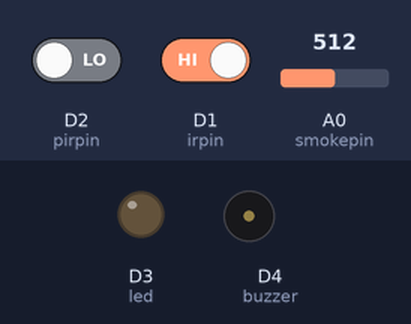
The sketch below on a simulated ESP8266 (NodeMCU). Shown: output pins drawn as LEDs (lit = HIGH), buzzer (waves = sounding, pin HIGH). Inputs (shaded band) come from the test bench; at power-on: D2 (pirpin) LOW, D1 (irpin) HIGH, A0 (smokepin) = 512. WiFi joins after 1.5 s; servers stay silent unless stated; what the sketch prints to the serial monitor is not drawn.

Above: at 3.0 s.
3.1 s: D2 (pirpin) driven HIGH
At 3.6 s:
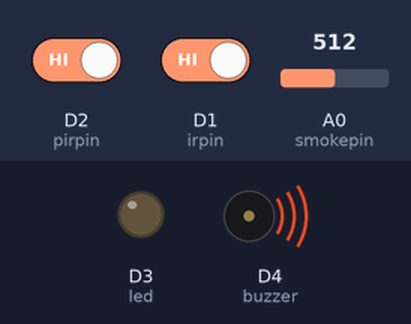
4.6 s: D1 (irpin) driven LOW
At 5.8 s:
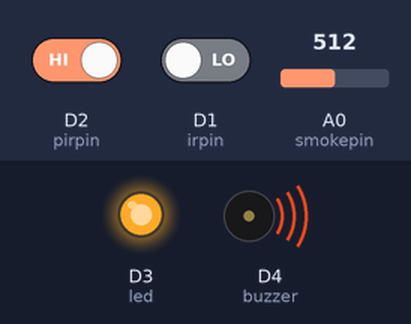
6.1 s: D2 (pirpin) driven LOW and D1 (irpin) driven HIGH
At 7.1 s:
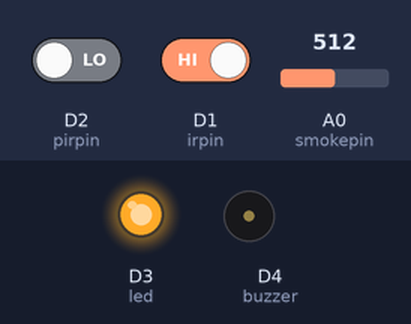
Timing chart, 0 to 9.1 s (numbered marks = the images above; inputs shaded):
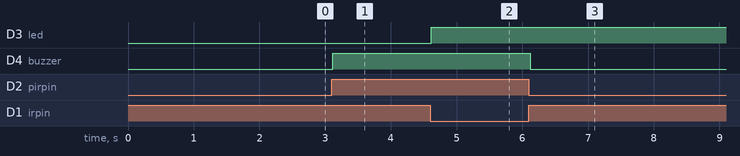

Measured:
- after the input at 3.1 s, D4 (buzzer): LOW → HIGH at once
- after the input at 4.6 s, D3 (led): LOW → HIGH at once
- after the input at 6.1 s, D4 (buzzer): HIGH → LOW at once

The sketch:

Home_automation.ino
```cpp
#define BLYNK_PRINT Serial

#include <ESP8266WiFi.h>
#include <BlynkSimpleEsp8266.h>

char auth[] = "GG3HJaiOcF6LPVyt_Y8xIcMY7CGRJiHf";

char ssid[] = "AndroidAP";
char pass[] = "theju1999";

int irpin = D1;
int pirpin = D2;
int smokepin = A0;
int led = D3;
int buzzer = D4;
int s;

void setup()
{
  Serial.begin(9600);
  Serial.println("connecting");
  Blynk.begin(auth, ssid, pass);
  Serial.println("Auth");
  pinMode(irpin, INPUT);
  pinMode(pirpin, INPUT);
  pinMode(smokepin, INPUT);

  pinMode(led, OUTPUT);
  pinMode(buzzer, OUTPUT);
  Serial.println("connected");
  Blynk.notify("Connected");
}


BLYNK_WRITE(V2)
{
  s = param.asInt();
}

void loop()
{
  Blynk.run();

  int ir = digitalRead(irpin);
  int pir = digitalRead(pirpin);
  int smoke = analogRead(smokepin);
  Blynk.virtualWrite(V3, pir);
  Blynk.virtualWrite(V4, smoke);

  Serial.println(ir);
  Serial.println(pir);
  Serial.println(smoke);

  if (ir == LOW)
  {
    Blynk.virtualWrite(V0, "PRESENT");
    digitalWrite(led, HIGH);
    if (s == HIGH)
    {
      if (pir == HIGH)
      {
        Blynk.notify("Intruder");
        digitalWrite(buzzer, HIGH);
      }
      else if (pir == LOW)
      {
        digitalWrite(buzzer, LOW);
      }
    }
    else
    {

    }

    if (smoke <=  200)
    {
      Blynk.virtualWrite(V1, "smoke detected");
    }
    else
    {
      Blynk.virtualWrite(V1, " ");
    }
  }
  else if (ir == HIGH)
  {
    Blynk.virtualWrite(V0, "ABSENT");

    if (pir == HIGH)
    {
      Blynk.notify("Intruder");
      digitalWrite(buzzer, HIGH);
    }
    else if (pir == LOW)
    {
      digitalWrite(buzzer, LOW);
    }

    if (smoke <= 200)
    {
      Blynk.virtualWrite(V1, "smoke detected");
    }
    else
    {
      Blynk.virtualWrite(V1, " ");
    }
  }
}
```
